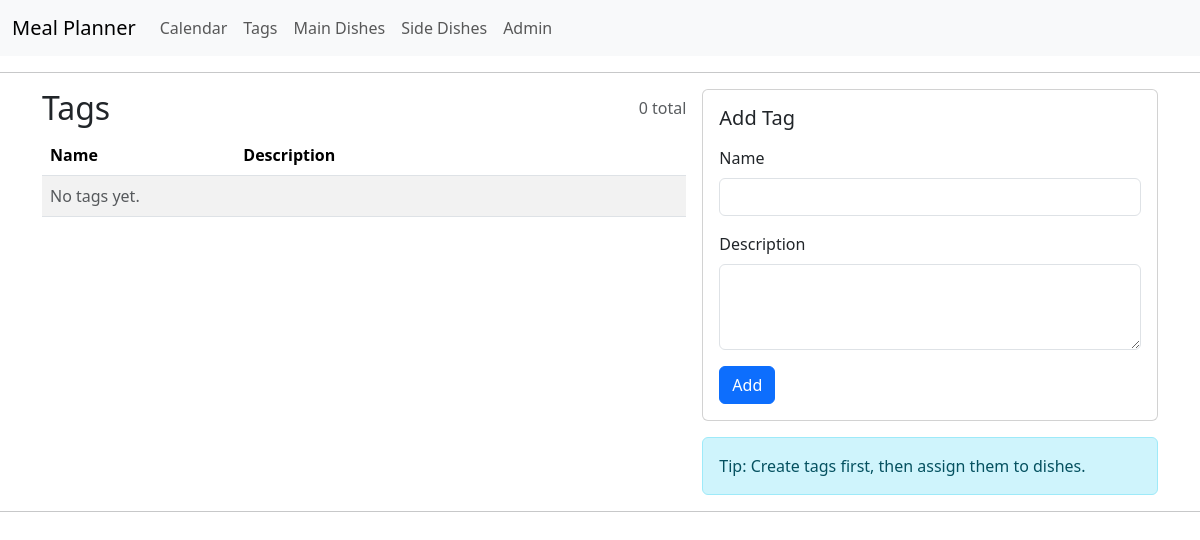
The app's page /mp/tags/, older data.
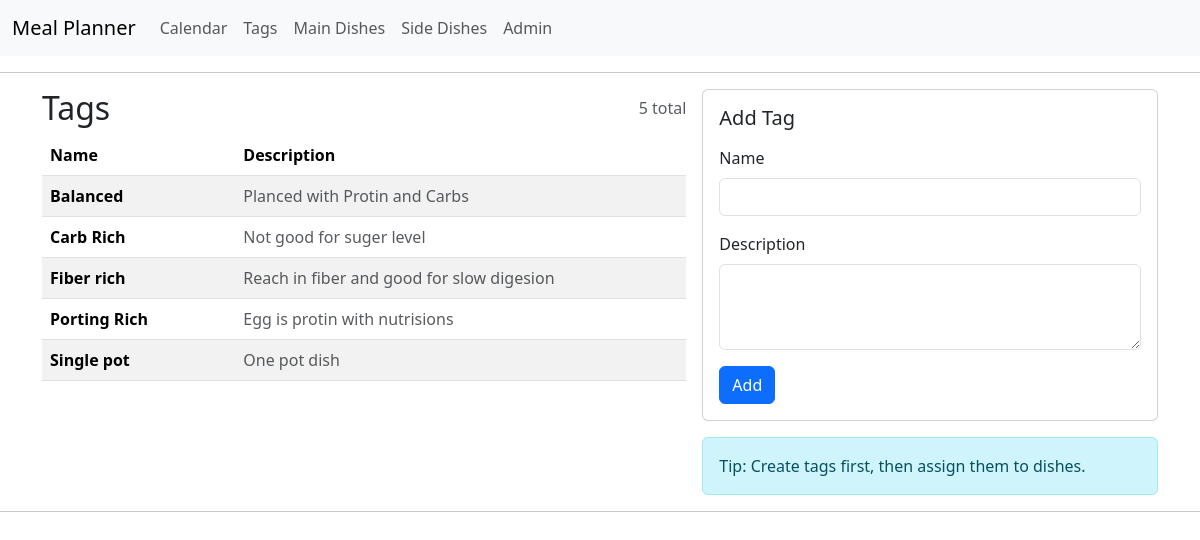
The same page, newer data.
### meal_planner/models.py (models this page shows, shortened)
class Tag(models.Model):
    id = models.AutoField(primary_key=True)
    name = models.CharField(max_length=50)
    description = models.TextField()

### meal_planner/views.py (the view)
# urls.py: path('tags/', views.tags_view, name='tags'),
def tags_view(request):
    from .forms import TagForm
    from .models import Tag
    if request.method == "POST":
        form = TagForm(request.POST)
        if form.is_valid():
            form.save()
            return redirect("tags")
    else:
        form = TagForm()
    tags = Tag.objects.order_by("name")
    return render(
        request,
        "meal_planner/tags.html",
        {
            "tags": tags,
            "form": form,
        },
    )

### meal_planner/forms.py
class TagForm(forms.ModelForm):
    class Meta:
        model = Tag
        fields = ["name", "description"]
        widgets = {
            "name": forms.TextInput(attrs={"class": "form-control"}),
            "description": forms.Textarea(
                attrs={"class": "form-control", "rows": 3}
            ),
        }

### meal_planner/templates/meal_planner/tags.html (shortened to what this page needs)
{% extends 'meal_planner/main.html' %}
{% block content %}
<div class="row g-3">
  <div class="col-12 col-lg-7">
    <div class="d-flex align-items-center justify-content-between mb-2">
      <h2 class="m-0">Tags</h2>
      <span class="text-muted">{{ tags|length }} total</span>
    </div>
    <div class="table-responsive">
      <table class="table table-striped align-middle">
        <thead>
          <tr>
            <th style="width: 30%">Name</th>
            <th>Description</th>
          </tr>
        </thead>
        <tbody>
          {% for tag in tags %}
            <tr>
              <td class="fw-semibold">{{ tag.name }}</td>
              <td class="text-muted">{{ tag.description }}</td>
            </tr>
          {% empty %}
            <tr>
              <td colspan="2" class="text-muted">No tags yet.</td>
            </tr>
          {% endfor %}
        </tbody>
      </table>
    </div>
  </div>
  <div class="col-12 col-lg-5">
    <div class="card">
      <div class="card-body">
        <h5 class="card-title">Add Tag</h5>
        <form method="post" class="mt-3">
          <div class="mb-3">
            <label class="form-label">Name</label>
            {{ form.name }}
          </div>
          <div class="mb-3">
            <label class="form-label">Description</label>
            {{ form.description }}
          </div>
          <button class="btn btn-primary" type="submit">Add</button>
        </form>
      </div>
    </div>
    <div class="alert alert-info mt-3 mb-0">
      Tip: Create tags first, then assign them to dishes.
    </div>
  </div>
</div>
{% endblock %}

Row changes from the older to the newer data that the page shows:
added Tag: name "Balanced", description "Planced with Protin and Carbs"
added Tag: name "Carb Rich", description "Not good for suger level"
added Tag: name "Fiber rich", description "Reach in fiber and good for slow digesion"
added Tag: name "Porting Rich", description "Egg is protin with nutrisions"
added Tag: name "Single pot", description "One pot dish"
Text that changed along with them:
{{ tags|length }}: "0" → "5"
text no longer shown: "No tags yet."
